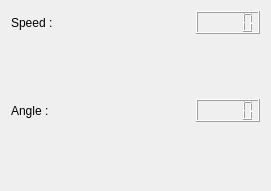
<?xml version="1.0" encoding="UTF-8"?>
<ui version="4.0">
 <class>CarInfoWidget</class>
 <widget class="QWidget" name="CarInfoWidget">
  <property name="geometry">
   <rect>
    <x>0</x>
    <y>0</y>
    <width>271</width>
    <height>191</height>
   </rect>
  </property>
  <property name="windowTitle">
   <string>Form</string>
  </property>
  <layout class="QGridLayout" name="gridLayout_2">
   <item row="0" column="0">
    <layout class="QGridLayout" name="gridLayout">
     <item row="3" column="1">
      <spacer name="horizontalSpacer">
       <property name="orientation">
        <enum>Qt::Horizontal</enum>
       </property>
       <property name="sizeHint" stdset="0">
        <size>
         <width>40</width>
         <height>20</height>
        </size>
       </property>
      </spacer>
     </item>
     <item row="5" column="2">
      <widget class="QLCDNumber" name="lcdAngle"/>
     </item>
     <item row="3" column="2">
      <widget class="QLCDNumber" name="lcdSpeed"/>
     </item>
     <item row="3" column="0">
      <widget class="QLabel" name="label">
       <property name="text">
        <string>Speed : </string>
       </property>
      </widget>
     </item>
     <item row="5" column="0">
      <widget class="QLabel" name="label_2">
       <property name="text">
        <string>Angle : </string>
       </property>
      </widget>
     </item>
     <item row="6" column="0">
      <spacer name="verticalSpacer">
       <property name="orientation">
        <enum>Qt::Vertical</enum>
       </property>
       <property name="sizeHint" stdset="0">
        <size>
         <width>20</width>
         <height>40</height>
        </size>
       </property>
      </spacer>
     </item>
     <item row="4" column="0">
      <spacer name="verticalSpacer_4">
       <property name="orientation">
        <enum>Qt::Vertical</enum>
       </property>
       <property name="sizeHint" stdset="0">
        <size>
         <width>20</width>
         <height>40</height>
        </size>
       </property>
      </spacer>
     </item>
     <item row="5" column="1">
      <spacer name="horizontalSpacer_2">
       <property name="orientation">
        <enum>Qt::Horizontal</enum>
       </property>
       <property name="sizeHint" stdset="0">
        <size>
         <width>40</width>
         <height>20</height>
        </size>
       </property>
      </spacer>
     </item>
    </layout>
   </item>
  </layout>
 </widget>
 <resources/>
 <connections/>
</ui>
